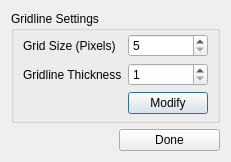
<?xml version="1.0" encoding="UTF-8"?>
<ui version="4.0">
 <class>dialogInterfacePreferences</class>
 <widget class="QDialog" name="dialogInterfacePreferences">
  <property name="geometry">
   <rect>
    <x>0</x>
    <y>0</y>
    <width>203</width>
    <height>146</height>
   </rect>
  </property>
  <property name="windowTitle">
   <string>Interface Prefernces</string>
  </property>
  <layout class="QGridLayout" name="gridLayout">
   <item row="2" column="0" colspan="2">
    <widget class="QGroupBox" name="groupBox">
     <property name="title">
      <string>Gridline Settings</string>
     </property>
     <layout class="QGridLayout" name="gridLayout_2">
      <property name="leftMargin">
       <number>9</number>
      </property>
      <property name="topMargin">
       <number>3</number>
      </property>
      <property name="rightMargin">
       <number>9</number>
      </property>
      <property name="bottomMargin">
       <number>6</number>
      </property>
      <item row="1" column="0">
       <widget class="QLabel" name="labelThickness">
        <property name="font">
         <font>
          <weight>50</weight>
          <bold>false</bold>
         </font>
        </property>
        <property name="text">
         <string>Gridline Thickness</string>
        </property>
       </widget>
      </item>
      <item row="0" column="1">
       <widget class="QSpinBox" name="spinSize">
        <property name="minimum">
         <number>5</number>
        </property>
       </widget>
      </item>
      <item row="1" column="1">
       <widget class="QSpinBox" name="spinThickness">
        <property name="toolTip">
         <string>1 - 10</string>
        </property>
        <property name="minimum">
         <number>1</number>
        </property>
        <property name="maximum">
         <number>10</number>
        </property>
       </widget>
      </item>
      <item row="0" column="0">
       <widget class="QLabel" name="labelSize">
        <property name="font">
         <font>
          <weight>50</weight>
          <bold>false</bold>
         </font>
        </property>
        <property name="text">
         <string>Grid Size (Pixels)</string>
        </property>
       </widget>
      </item>
      <item row="2" column="1">
       <widget class="QPushButton" name="pushModify">
        <property name="text">
         <string>Modify</string>
        </property>
       </widget>
      </item>
     </layout>
    </widget>
   </item>
   <item row="3" column="1">
    <widget class="QPushButton" name="pushDone">
     <property name="text">
      <string>Done</string>
     </property>
    </widget>
   </item>
  </layout>
 </widget>
 <tabstops>
  <tabstop>spinSize</tabstop>
  <tabstop>spinThickness</tabstop>
  <tabstop>pushModify</tabstop>
  <tabstop>pushDone</tabstop>
 </tabstops>
 <resources/>
 <connections>
  <connection>
   <sender>pushDone</sender>
   <signal>clicked()</signal>
   <receiver>dialogInterfacePreferences</receiver>
   <slot>close()</slot>
   <hints>
    <hint type="sourcelabel">
     <x>188</x>
     <y>130</y>
    </hint>
    <hint type="destinationlabel">
     <x>127</x>
     <y>75</y>
    </hint>
   </hints>
  </connection>
 </connections>
</ui>
